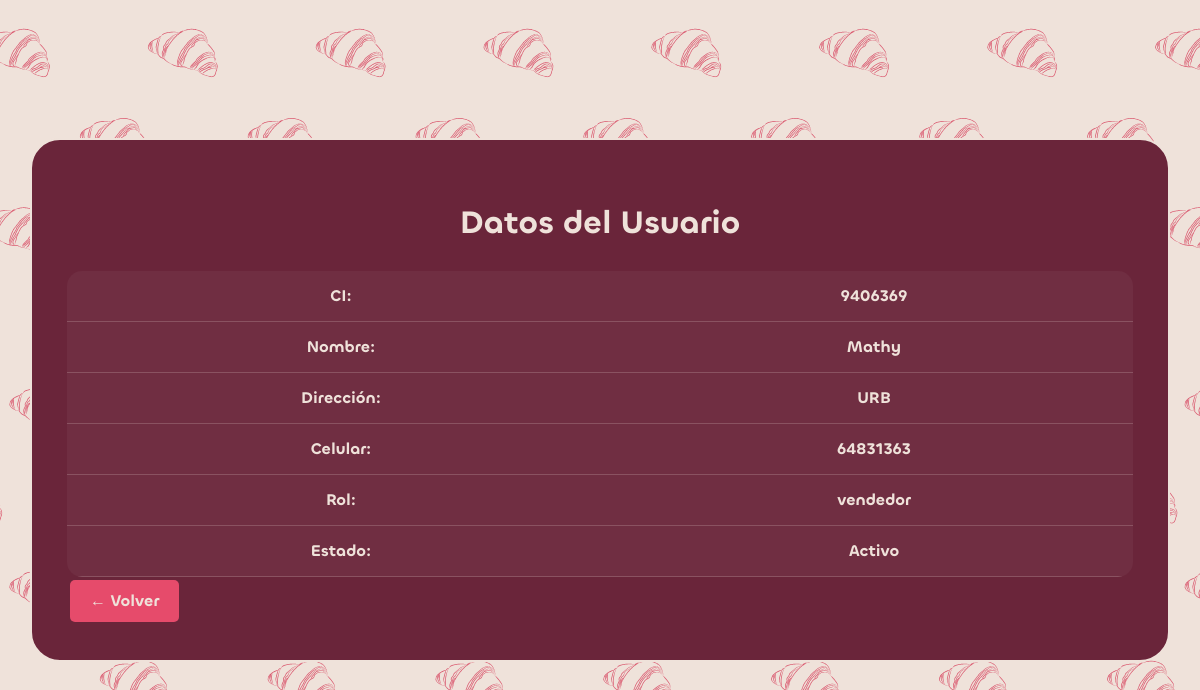
The page /Usuario/readleerUsuario.php?CI=9406369 on the database its author committed.
### tables this page shows
CREATE TABLE IF NOT EXISTS `Usuarios` (
  `CI` INT NOT NULL AUTO_INCREMENT,
  `Nombre` VARCHAR(45) NULL DEFAULT NULL,
  `Direccion` VARCHAR(45) NULL DEFAULT NULL,
  `Celular` VARCHAR(45) NULL DEFAULT NULL,
  `Rol` VARCHAR(45) NULL DEFAULT NULL,
  `Estado` VARCHAR(45) NULL DEFAULT NULL,
  `imagen` VARCHAR(200) NULL DEFAULT NULL,
  PRIMARY KEY (`CI`));

### Usuario/readleerUsuario.php (the view, shortened to what this page needs)
<?php
$usuario = "root";
$contraseña = "";
$direccion = "localhost";
$baseDeDatos = "MYMS";
$conexion = new mysqli($direccion, $usuario, $contraseña, $baseDeDatos);
$CI = trim($_GET['CI']);
$stmt = $conexion->prepare("SELECT * FROM Usuarios WHERE CI=?");
$stmt->bind_param("s", $CI);
$stmt->execute();
$resultado = $stmt->get_result();
?>
<!DOCTYPE html>
<html lang="es">
<head>
    <link rel="stylesheet" href="../tipografia/Fonts/WEB/css/chillax.css">
</head>
<body>
<div>
<h2>Datos del Usuario</h2>
<?php
if ($resultado->num_rows > 0) {
    $fila = $resultado->fetch_assoc();
    echo "<table>";
    echo "<tr>";
    echo "<td class='titulo'>CI:</td>";
    echo "<td>".$fila["CI"]."</td>";
    echo "</tr>";
    echo "<tr>";
    echo "<td class='titulo'>Nombre:</td>";
    echo "<td>".$fila["Nombre"]."</td>";
    echo "</tr>";
    echo "<tr>";
    echo "<td class='titulo'>Dirección:</td>";
    echo "<td>".$fila["Direccion"]."</td>";
    echo "</tr>";
    echo "<tr>";
    echo "<td class='titulo'>Celular:</td>";
    echo "<td>".$fila["Celular"]."</td>";
    echo "</tr>";
    echo "<tr>";
    echo "<td class='titulo'>Rol:</td>";
    echo "<td>".$fila["Rol"]."</td>";
    echo "</tr>";
    echo "<tr>";
    echo "<td class='titulo'>Estado:</td>";
    echo "<td>".$fila["Estado"]."</td>";
    echo "</tr>";
    echo "</table>";
} else {
    echo "No se encontraron usuarios.";
}
?>
<button class="volver" onclick="history.back()">← Volver</button><br>
</div>
</body>
</html>

### Usuario/readleerUsuario.php (style rules this page uses)
* { font-family: 'Chillax-Semibold'; box-sizing: border-box; }
body { background-image: url(../imagenes/2.png); display: flex; justify-content: center; align-items: center; min-height: 100vh; margin: 0; }
div { width: 95%; max-width: 1200px; padding: 35px; background-color: #6A253A; border: 2px solid #EFE2DA; border-radius: 30px; color: #EFE2DA; }
h2 { text-align: center; margin-bottom: 25px; font-size: 32px; }
table { width: 100%; border-collapse: collapse; overflow: hidden; border-radius: 15px; }
td { padding: 14px; text-align: center; border-bottom: 1px solid rgba(239, 226, 218, 0.2); color: #EFE2DA; }
tr { background-color: rgba(255,255,255,0.04); transition: 0.3s; }
button { padding: 8px 14px; margin: 3px; border: none; border-radius: 8px; cursor: pointer; transition: 0.3s; color: #EFE2DA; }
.volver { padding: 10px 20px; border: none; color: #EFE2DA; border-radius: 5px; background: #E64B6B; cursor: pointer; font-size: 16px; }

### rows shown on the page
usuarios: CI "9406369", Nombre "Mathy", Direccion "URB", Celular "64831363", Rol "vendedor", Estado "Activo"
